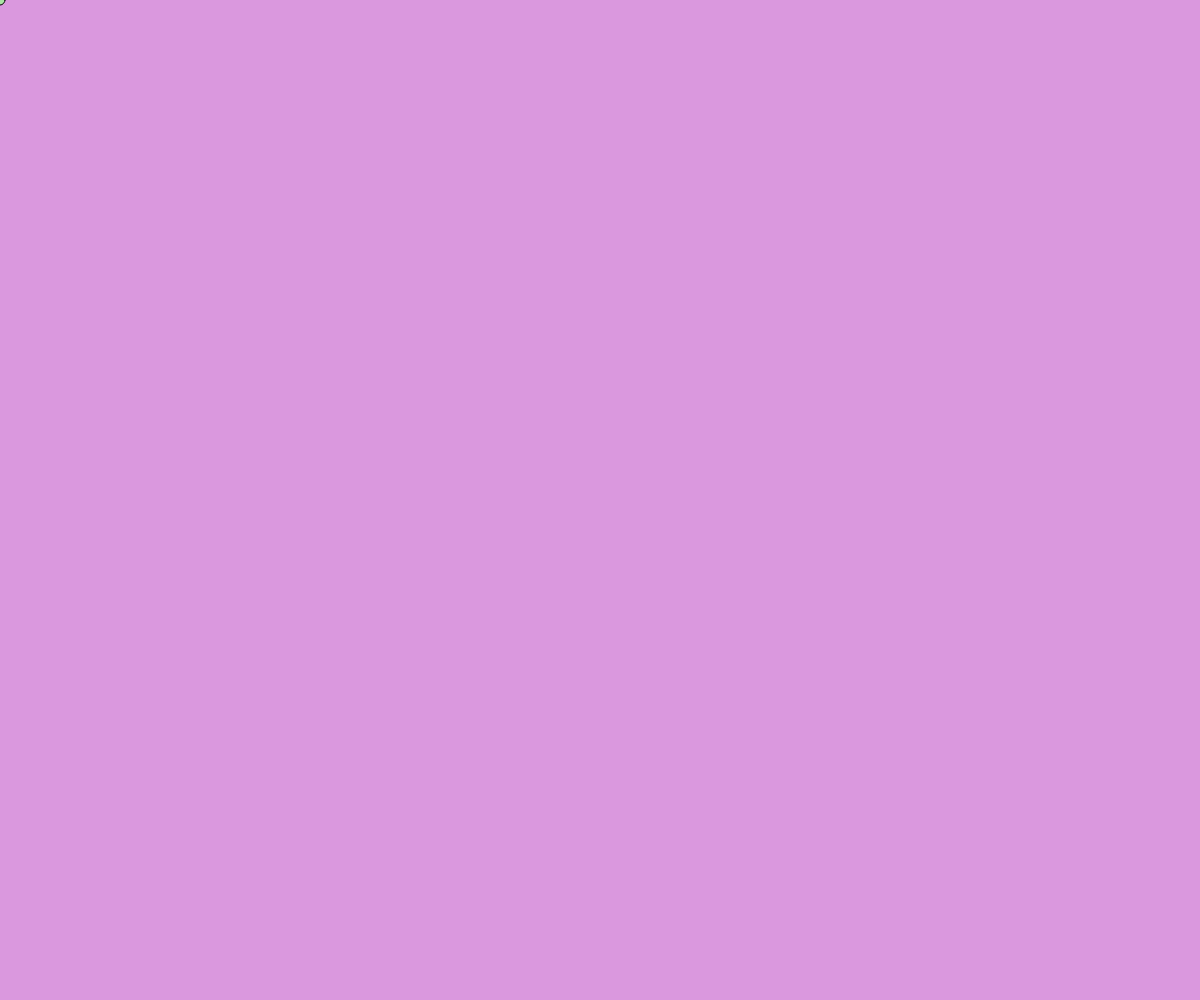
Frame 1 (no input)
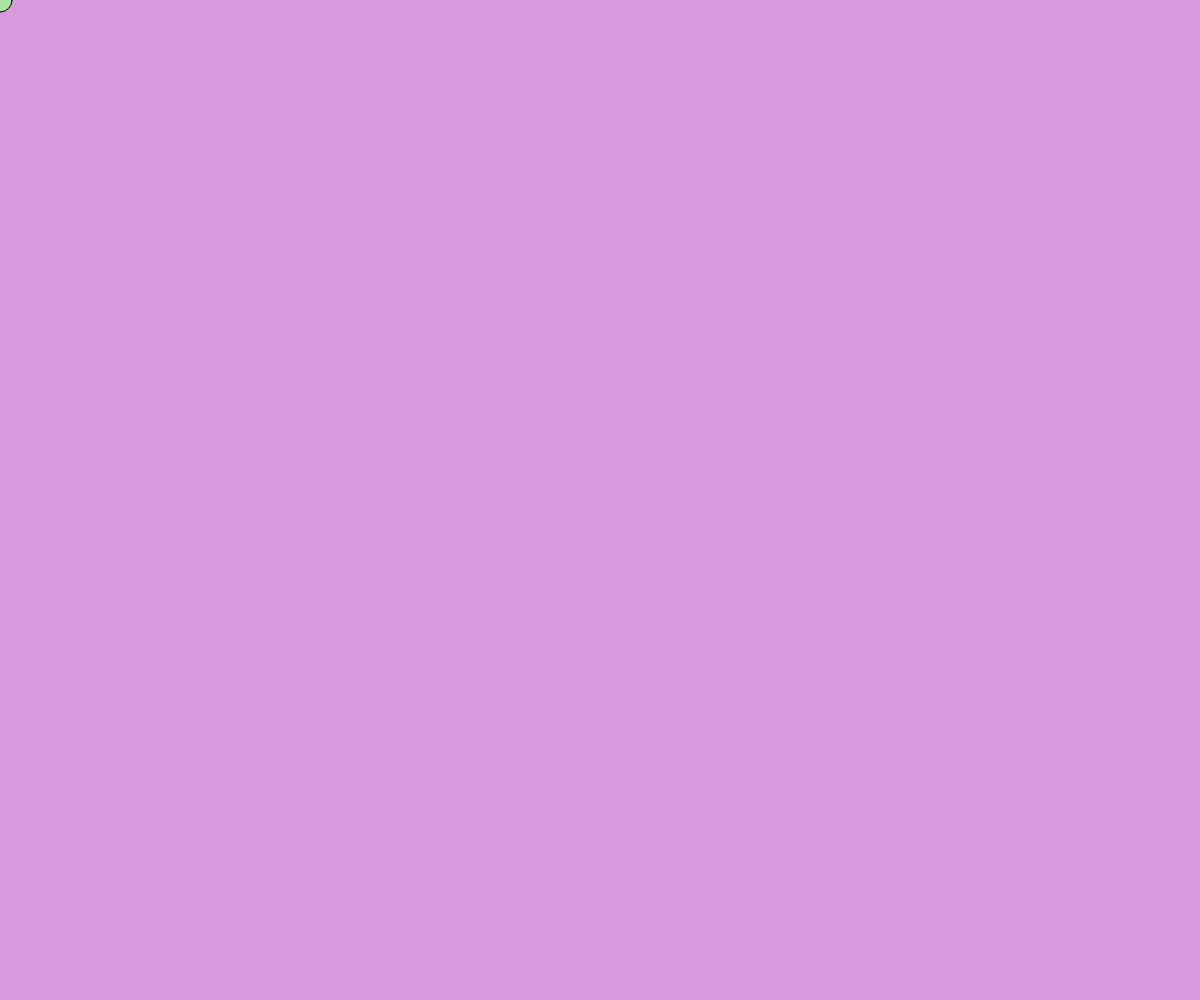
Frame 60 (no input)
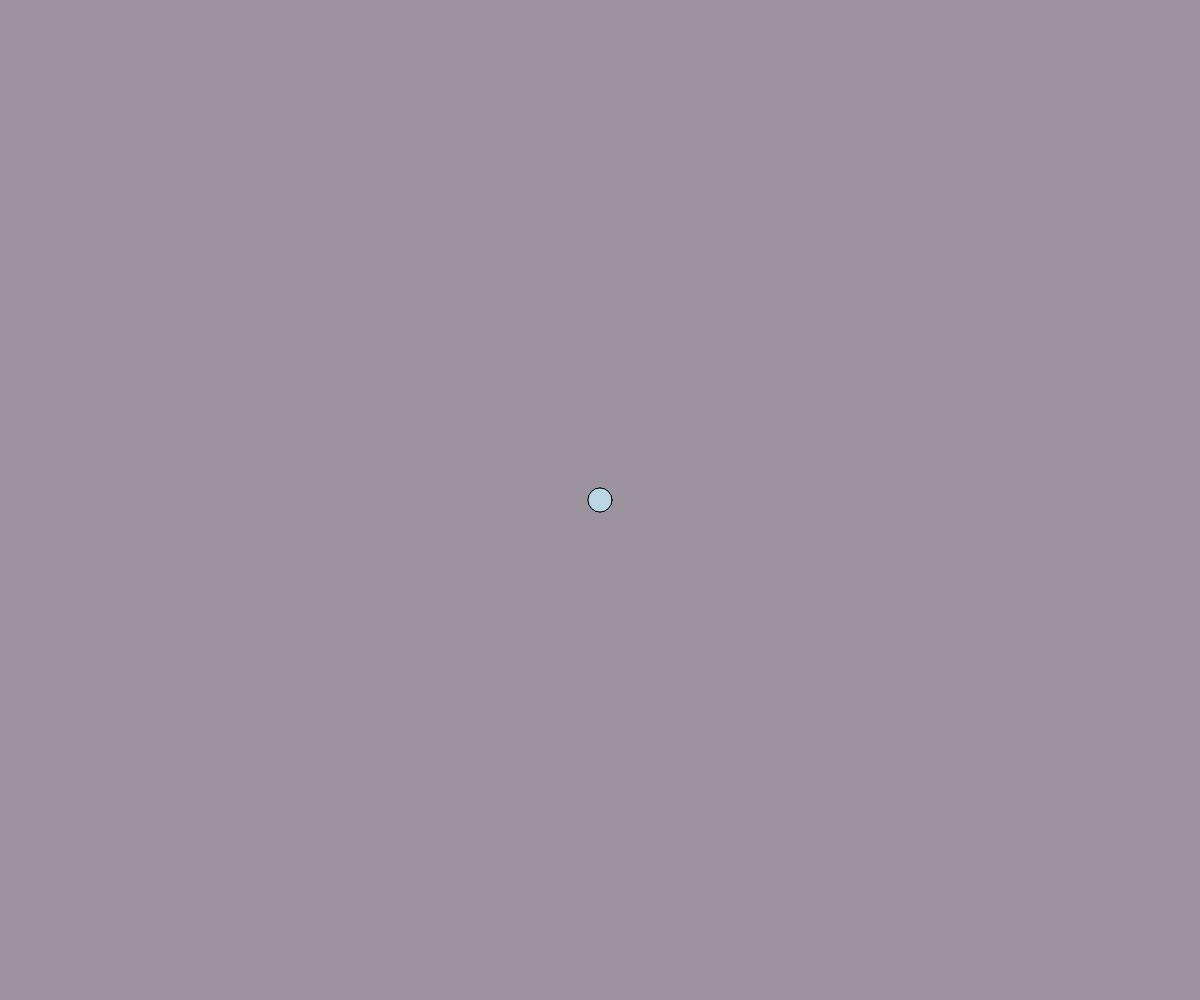
Frame 120 (the mouse pressed at the canvas centre since frame 60)

The p5.js sketch that drew these frames (run headless with seeded random() and noise() and a simulated clock; from frame 60 on, the mouse is pressed at the canvas centre):

// p5.js sketch
// ── sketch.js
var circles = []

function setup() {
	createCanvas(window.innerWidth, window.innerHeight);
	background(random(125, 255), random(125, 255), random(125, 255));
	c = new Circle (
		mouseX, 
		mouseY, 
		random(125, 255),  
		random(125, 255),  
		random(125, 255), 
		10, 
		1.015
	);
	
	circles.push(c);

}

function draw() {

	circles.forEach(function(circle){
		circle.render();
		circle.move();
		if (circle.flag) {
			circle.grow()
		}
		if (!circle.flag) {
			circle.shrink();
		}

	});
}

function mousePressed() {

	background(random(125, 255), random(125, 255), random(125, 255));
	circles.pop(c);
	c = new Circle (
		mouseX, 
		mouseY, 
		random(125, 255),  
		random(125, 255),  
		random(125, 255), 
		10, 
		1.015
	);
	
	circles.push(c);

}

function Circle(x, y, r, g, b, radius, rate) {
	this.x = x;
	this.y = y;
	this.r = r;
	this.g = g;
	this.b = b;

	this.radius = radius;
	this.rate = 1.015;

	this.flag = true;

	this.render = function() {
		stroke(0);
		fill(this.r, this.g, this.b);
		ellipse(
			this.x,
			this.y,
			this.radius,
			this.radius
		);

	}

	this.move = function() {
		this.y = mouseY;
		this.x = mouseX;
	
	}

	this.grow = function() {
		this.radius *= this.rate;
		if (this.radius >= width / 10) {
			this.flag = false;
		}
	}

	this.shrink = function() {
		this.radius /= this.rate;
		if (this.radius <= 10) {
			this.flag = true;
		}
	}

}
